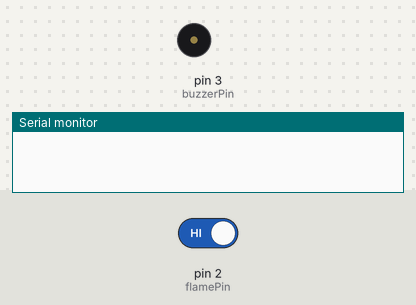
The sketch below on a simulated Arduino Uno, built with avr-gcc and run on an emulated ATmega328P. On the bench: buzzer (waves = sounding, pin HIGH), the last lines printed to the serial monitor. Inputs (shaded band) come from the test bench; at power-on: pin 2 (flamePin) HIGH.

Above: at 2.8 s.
2.9 s: pin 2 (flamePin) driven LOW
At 3.3 s:
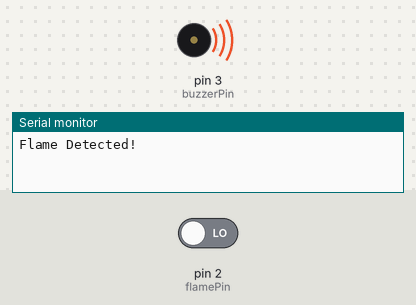
7.0 s: pin 2 (flamePin) driven HIGH
At 7.7 s:
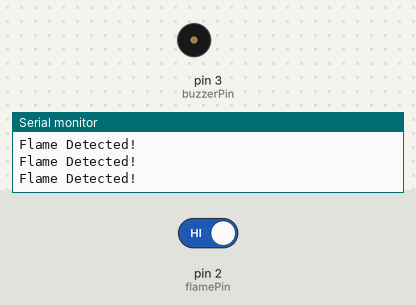
Timing chart, 0 to 10.0 s (numbered marks = the images above; inputs shaded):
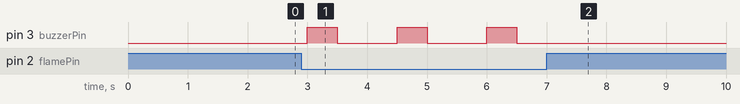

The sketch:

FlameSensorExplore9.ino
```cpp
const int flamePin = 2;    // Digital pin where the flame sensor is connected
const int buzzerPin = 3;   // Digital pin where the buzzer is connected
unsigned long flameStartTime = 0; // Variable to store the time when flame is detected

void setup() {
  Serial.begin(9600);
  pinMode(flamePin, INPUT);
  pinMode(buzzerPin, OUTPUT);
}

void loop() {
  int flameValue = digitalRead(flamePin);

  if (flameValue == LOW) {
    if (flameStartTime == 0) {
      // Flame just detected, record the time
      flameStartTime = millis();
    }
    Serial.println("Flame Detected!");
    triggerBuzzer();

    // If flame has been continuously detected for 10 seconds
    if (millis() - flameStartTime >= 10000) {
      activateContinuousBuzzer(); // Activate continuous buzzer function
    }
  } else {
    // No flame detected, reset flameStartTime
    flameStartTime = 0;
  }

  delay(1000); // Adjust the delay time as needed
}

void triggerBuzzer() {
  // Trigger the buzzer for a short duration
  digitalWrite(buzzerPin, HIGH);
  delay(500);  // Adjust the duration as needed
  digitalWrite(buzzerPin, LOW);
}

void activateContinuousBuzzer() {
  // Activate continuous buzzer until flame is no longer detected
  digitalWrite(buzzerPin, HIGH);
}
```

Measured:
- after the input at 2.9 s, pin 3 (buzzerPin): alternates HIGH for 0.50 s and LOW for 1.0 s, starting after 0.10 s
- after the input at 7.0 s, pin 3 (buzzerPin): stops changing and stays LOW
